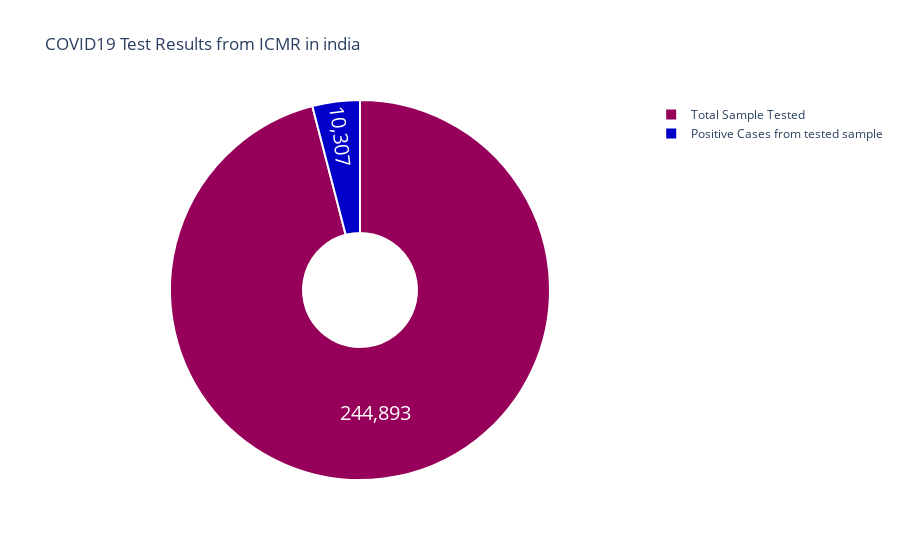

Notebook source saved alongside this figure:
### Code cell
#Overall 
fig = go.Figure(data=[go.Pie(labels=['Total Sample Tested','Positive Cases from tested sample'],
                            values= [total_tested,total_positive],hole =.3)])
fig.update_traces(hoverinfo='label+percent', textinfo='value',textfont_size=20,
                  marker=dict(colors= px.colors.sequential.Rainbow, line=dict(color='#FFFFFF', width=2)))
fig.update_layout(title_text='COVID19 Test Results from ICMR in india',plot_bgcolor='rgb(275, 270, 273)')
fig.show()

### Figure 1 — Plotly figure (JSON) as saved in the notebook; plotly's stock layout.template omitted (floating-point values rounded to 4 significant figures)
{"data": [{"hole": 0.3, "hoverinfo": "label+percent", "labels": ["Total Sample Tested", "Positive Cases from tested sample"], "marker": {"colors": ["rgb(150,0,90)", "rgb(0,0,200)", "rgb(0,25,255)", "rgb(0,152,255)", "rgb(44,255,150)", "rgb(151,255,0)", "rgb(255,234,0)", "rgb(255,111,0)", "rgb(255,0,0)"], "line": {"color": "#FFFFFF", "width": 2}}, "textfont": {"size": 20}, "textinfo": "value", "type": "pie", "values": [244893, 10307]}], "layout": {"plot_bgcolor": "rgb(275, 270, 273)", "title": {"text": "COVID19 Test Results from ICMR in india"}}}
